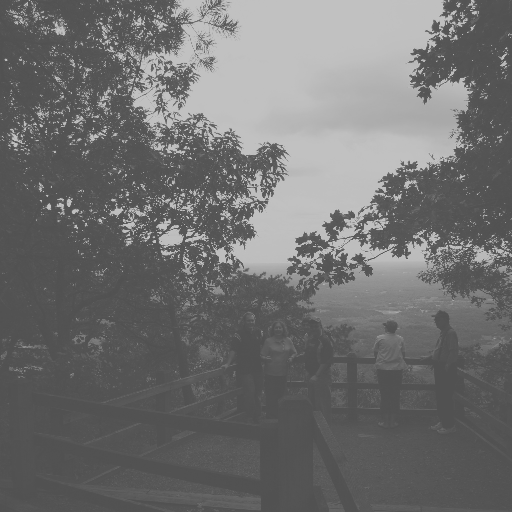
%> input picture HW3/inputs/nrg_512.tif, 512 x 512 px
$ octave Q2_3.m   (GNU Octave 9; MATLAB toolbox functions it lacks are replaced by stand-ins)
%> lines starting %> are read from the running program, lines starting %| are printed output that depends on the picture
filename='inputs/nrg_512.tif';
im = imread(filename);
%> im is the input picture: size 512x512 uint8; min 81, max 193, mean 112.2

res1 = histeq(im);
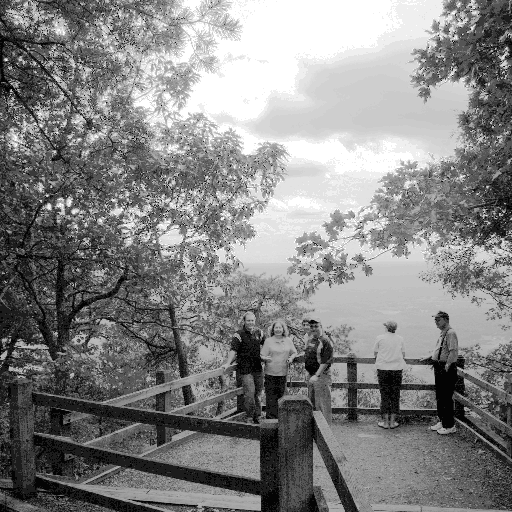
%> res1: size 512x512 uint8; min 4, max 255, mean 132.3
res2 = imadjust(im);
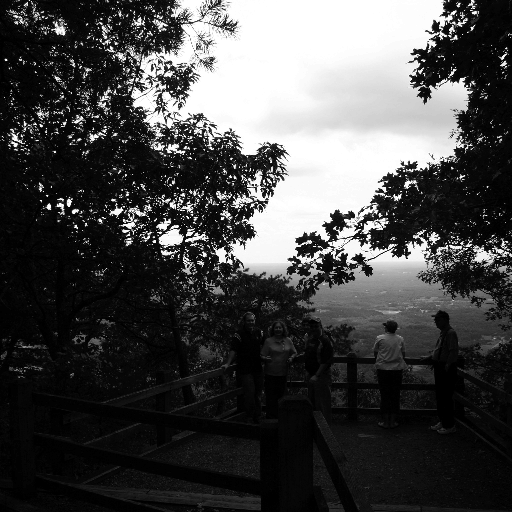
%> res2: size 512x512 uint8; min 0, max 255, mean 71.1

h=figure;

subplot(1,3,1)
imshow(im)
title('im')

subplot(1,3,2)
imshow(res1)
title('histeq(im)')

subplot(1,3,3)
imshow(res2)
title('imadjust(im)')

saveas(h,'outputs/Q2/Q2_3_1.png')

h=figure;

subplot(2,1,1)
imhist(res1)
title('histogram histeq(im)')

subplot(2,1,2)
imhist(res2)
title('histogram imadjust(im)')
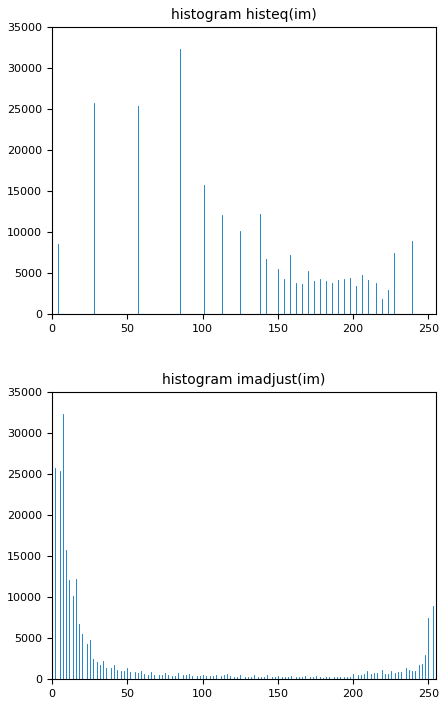
%> figure redrawn from the program's plot data, 2 panels; panel 1: highest point at x = 85, y = 32263; panel 2: highest point at x = 7, y = 32263

saveas(h,'outputs/Q2/Q2_3_2.png')

$ run again, with HW3/inputs/mzrun_color_512.jpg saved as HW3/inputs/nrg_512.tif
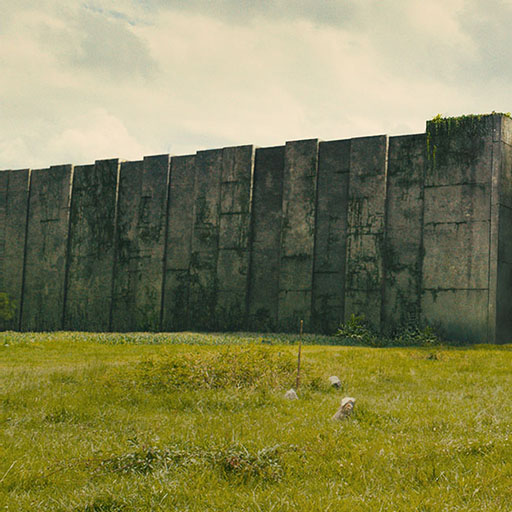
%> input picture HW3/inputs/mzrun_color_512.jpg, 512 x 512 px
%> im is the input picture: size 512x512x3 uint8; mean R, G, B 130.1, 129.5, 84.9
%> `res2 = imadjust(im);`:
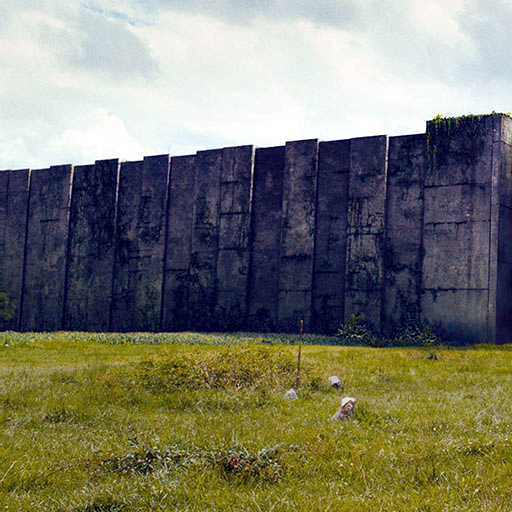
%> res2: size 512x512x3 uint8; mean R, G, B 122.2, 122.1, 107.1
%> `title('histogram imadjust(im)')`:
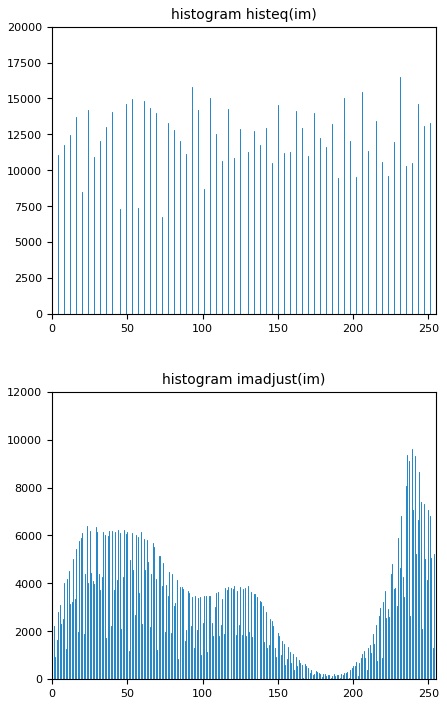
%> figure redrawn from the program's plot data, 2 panels; panel 1: highest point at x = 0, y = 18414; panel 2: highest point at x = 255, y = 10801
